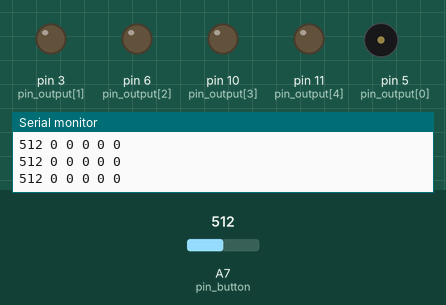
Bench run of a sketch on a simulated Arduino Nano, built with avr-gcc and run on an emulated ATmega328P. Shown: output pins drawn as LEDs (lit = HIGH), buzzer (waves = sounding), the last lines printed to the serial monitor. The inputs (shaded band) are chosen by the test bench; at power-on: A7 (pin_button) = 512. Pins used as bus, display or sensor lines are not drawn.

Above: at 1.2 s.
1.3 s: A7 (pin_button) set to 943
4.3 s: A7 (pin_button) set to 969
At 5.1 s:
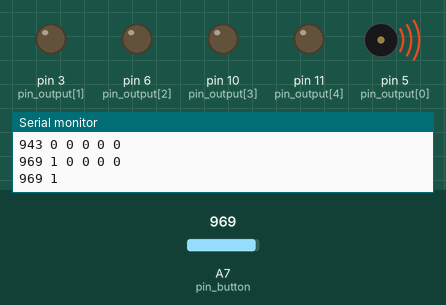
7.3 s: A7 (pin_button) set to 0
At 8.0 s:
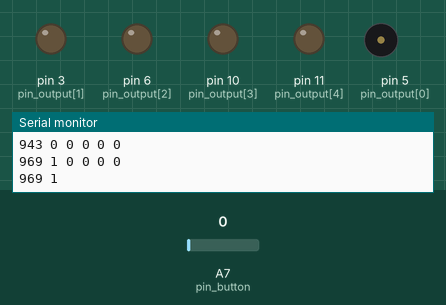
Timing chart, 0 to 10.3 s (numbered marks = the images above; inputs shaded):
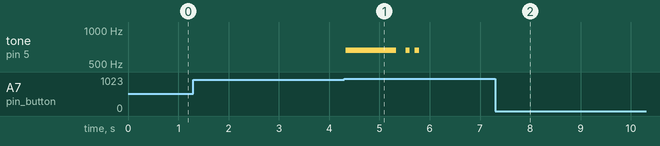

The sketch:

Quiz_Buzzer.ino
```cpp
#include "pitches.h"
#include <stdint.h>


// [Config] Basic settings
#define BUTTON 5        // Button count
#define DUR_AFTER 3000  // Duration after buzzing before a new button press permitted
#define ERR 40          // Error in analog input value
#define DEBUG 0         // Wether to enable playMelody or not
#define TESTOUT 0       // Loop playMelody across all output

// The components active high
const uint8_t pin_button = A7;  // Using just one pin method arranged in voltage divider
const uint8_t pin_output[BUTTON] = {5, 3, 6, 10, 11};

uint8_t button[BUTTON] = {0};
uint8_t prev_button[BUTTON] = {0};
const int button_th[BUTTON] = {1000, 780, 614, 393, 250};  // [Config] Threshold for A0 to be identified as certain button, tuning necessary
                             // 10k, 22k, 39k, 82k, 150k

//Notes in the melody: (note durations: 4 = quarter note, 8 = eighth note, etc.)
typedef struct note {
  int key; float dur;
};

note melody[] = {
  //{NOTE_C4, 4}, {NOTE_G3, 8}, {NOTE_G3, 8}, {NOTE_A3, 4}, {NOTE_G3, 4}, {0, 4}, {NOTE_B3, 4}, {NOTE_C4, 4}
  //{NOTE_C4, 4}, {NOTE_D4, 4}, {NOTE_E4, 4}, {NOTE_F4, 4}, {NOTE_G4, 4}, {NOTE_A4, 4}, {NOTE_B4, 4}, {NOTE_C5, 4}, {NOTE_D5, 4}, {NOTE_E5, 4}, {NOTE_F5, 4}
  //{NOTE_C5, 12}, {0, 12}, {NOTE_D5, 12}, {0, 12}, {NOTE_E5, 0.5}
  {NOTE_E5, 1}, {0, 12}, {NOTE_E5, 12}, {0, 12}, {NOTE_E5, 12}
  //{NOTE_E5, 0.5}
  //{NOTE_C4, 1}
};

int duration;

void playMelody(int repeat, int pin) {
  //Iterate over the notes of the melody:
  for (; repeat >= 0; repeat--) {
    for (int i = 0; i < sizeof(melody)/sizeof(note); i++) {
      //To calculate the note    n       , take one second divided by the note type.
      //e.g. quarter note = 1000/4, eighth note = 1000/8, etc.
      duration = 1000 / melody[i].dur;
      tone(pin, melody[i].key, duration);

      //To distinguish the notes, set a minn n imum time between them.
      //the note's duration + 30% seems to work well:
      //int pause = duration * 1.30;
      int pause = duration * 1.10;
      delay(pause);

      //Stop the tone playing:
      noTone(pin);
    }
  }
}

void setup() {
  Serial.begin(9600);

  // Pin mode
  for (int i = 0; i < BUTTON; i++){
    pinMode(pin_output[i], OUTPUT);
  }
}

void loop() {
  int input = analogRead(pin_button);
  Serial.print(input); Serial.print(' ');

  for (int i = 0; i < BUTTON; i++){
    // Map analog input to button
    if ((input > button_th[i] - ERR) && (input <= button_th[i] + ERR)) button[i] = 1;
    else button[i] = 0;

    Serial.print(button[i]); Serial.print(' ');

    // If triggered
    if ((!DEBUG && button[i] && prev_button[i]) || TESTOUT) {
      playMelody(0, pin_output[i]);
      digitalWrite(pin_output[i], HIGH);  // Stays on until a period of time
      delay(DUR_AFTER);
      digitalWrite(pin_output[i], LOW);  // Stays on until a period of time
    }

    // To prevent noise. Just one look-back already removed almost all false-alarms
    prev_button[i] = button[i];
  }
  Serial.println();
}
```

pitches.h
```cpp
/*************************************************
 * Public Constants
 *************************************************/

#define NOTE_B0  31
#define NOTE_C1  33
#define NOTE_CS1 35
#define NOTE_D1  37
#define NOTE_DS1 39
#define NOTE_E1  41
#define NOTE_F1  44
#define NOTE_FS1 46
#define NOTE_G1  49
#define NOTE_GS1 52
#define NOTE_A1  55
#define NOTE_AS1 58
#define NOTE_B1  62
#define NOTE_C2  65
#define NOTE_CS2 69
#define NOTE_D2  73
#define NOTE_DS2 78
#define NOTE_E2  82
#define NOTE_F2  87
#define NOTE_FS2 93
#define NOTE_G2  98
#define NOTE_GS2 104
#define NOTE_A2  110
#define NOTE_AS2 117
#define NOTE_B2  123
#define NOTE_C3  131
#define NOTE_CS3 139
#define NOTE_D3  147
#define NOTE_DS3 156
#define NOTE_E3  165
#define NOTE_F3  175
#define NOTE_FS3 185
#define NOTE_G3  196
#define NOTE_GS3 208
#define NOTE_A3  220
#define NOTE_AS3 233
#define NOTE_B3  247
#define NOTE_C4  262
#define NOTE_CS4 277
#define NOTE_D4  294
#define NOTE_DS4 311
#define NOTE_E4  330
#define NOTE_F4  349
#define NOTE_FS4 370
#define NOTE_G4  392
#define NOTE_GS4 415
#define NOTE_A4  440
#define NOTE_AS4 466
#define NOTE_B4  494
#define NOTE_C5  523
#define NOTE_CS5 554
#define NOTE_D5  587
#define NOTE_DS5 622
#define NOTE_E5  659
#define NOTE_F5  698
#define NOTE_FS5 740
#define NOTE_G5  784
#define NOTE_GS5 831
#define NOTE_A5  880
#define NOTE_AS5 932
#define NOTE_B5  988
#define NOTE_C6  1047
#define NOTE_CS6 1109
#define NOTE_D6  1175
#define NOTE_DS6 1245
#define NOTE_E6  1319
#define NOTE_F6  1397
#define NOTE_FS6 1480
#define NOTE_G6  1568
#define NOTE_GS6 1661
#define NOTE_A6  1760
#define NOTE_AS6 1865
#define NOTE_B6  1976
#define NOTE_C7  2093
#define NOTE_CS7 2217
#define NOTE_D7  2349
#define NOTE_DS7 2489
#define NOTE_E7  2637
#define NOTE_F7  2794
#define NOTE_FS7 2960
#define NOTE_G7  3136
#define NOTE_GS7 3322
#define NOTE_A7  3520
#define NOTE_AS7 3729
#define NOTE_B7  3951
#define NOTE_C8  4186
#define NOTE_CS8 4435
#define NOTE_D8  4699
#define NOTE_DS8 4978
```

Measured:
- the behaviour switches between 960 and 961 on A7 (pin_button) (found by bisection; images 0 and 1)
- after the input at 4.3 s, tone on pin 5 (pin_output[0]): goes 659 Hz 1.0 s, silent 0.19 s, 659 Hz 0.08 s, silent 0.10 s, 659 Hz 0.08 s, then silent, starting at once
- after the input at 7.3 s, tone on pin 5 (pin_output[0]): stops changing and stays silent
